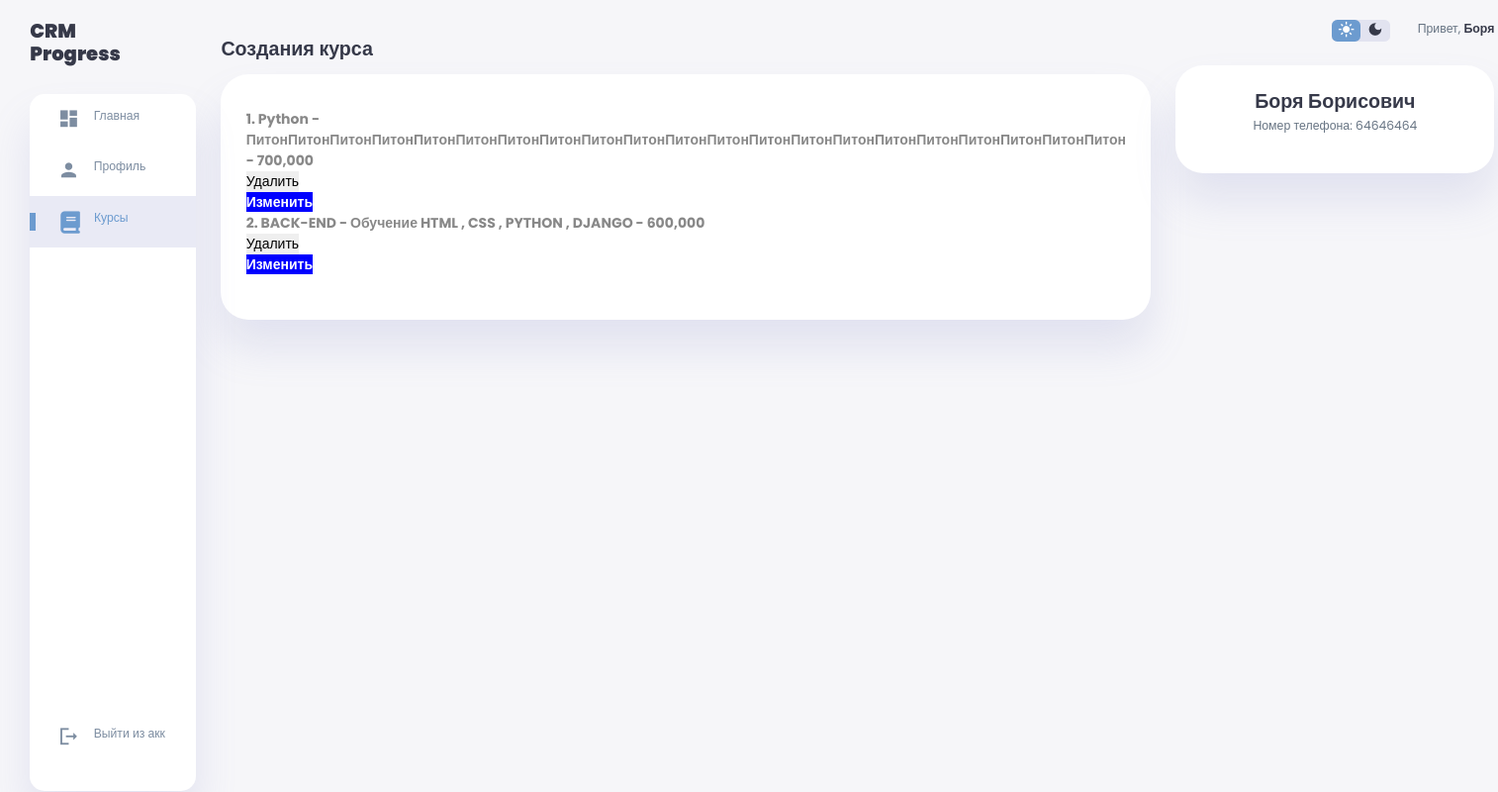
/course_list (signed in), run on an earlier commit of the app's database.
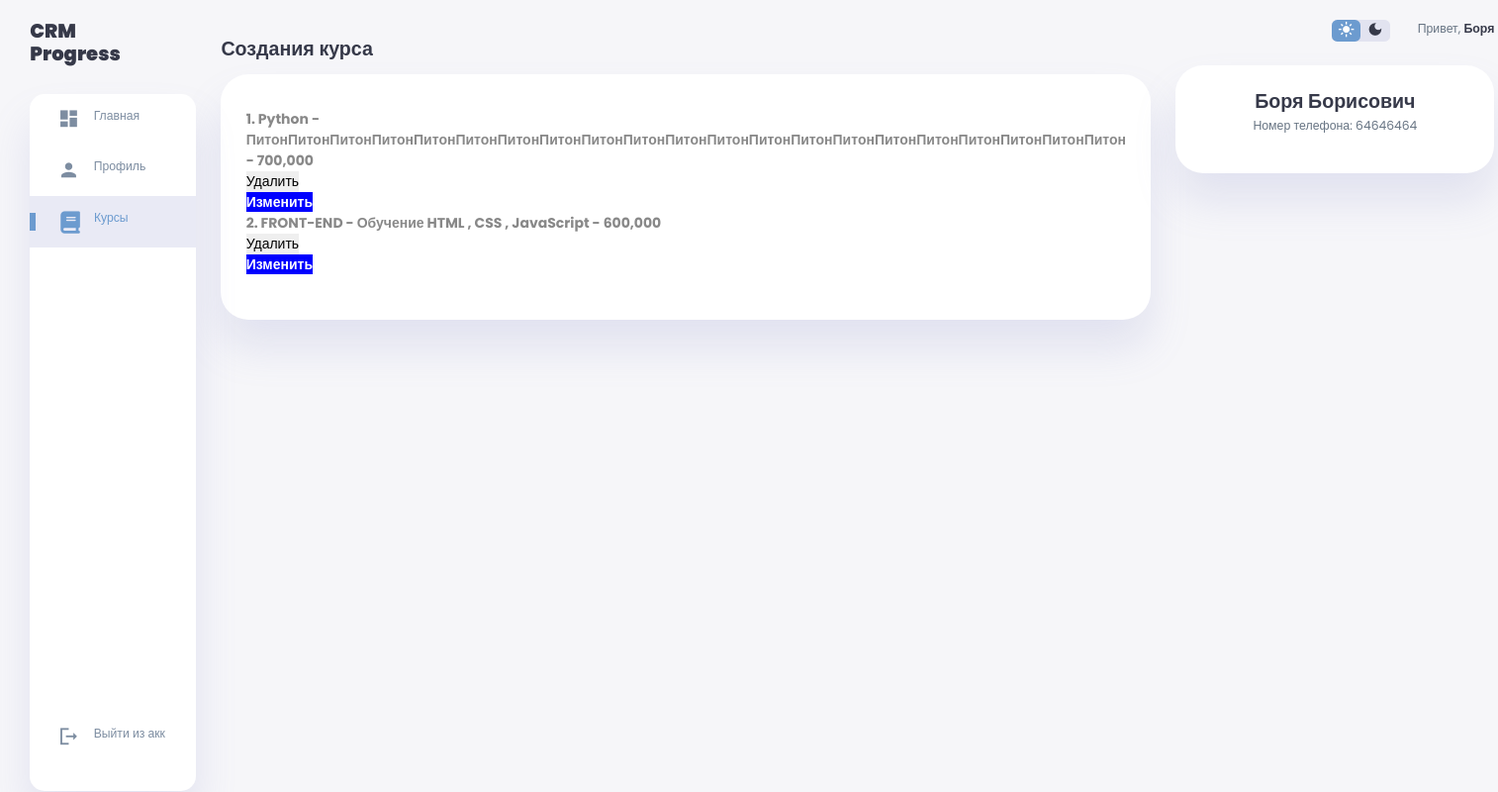
And on a later commit of the database.
### core/models.py (models this page shows, shortened)
class Course(models.Model):
    class CourseStatus(models.TextChoices):
        ACTIVE = 'active', 'Активный'
        INACTIVE = 'inactive', 'Неактивный'
    name = models.CharField(max_length=100, verbose_name='Курс обучения')
    description = models.TextField()
    price = models.CharField(max_length=100 ,verbose_name='Цена')
    status = models.CharField(choices=CourseStatus.choices, max_length=20, verbose_name='Статус')
    class Meta:
        verbose_name = 'Курс'
        verbose_name_plural = 'Курсы'

class Student(models.Model):
    class StudentStatus(models.TextChoices):
        ACTIVE = 'active' , 'Активный'
        ARCHIVED = 'archived', 'Архивный'
    user = models.OneToOneField(User, verbose_name='Пользователь', on_delete=models.CASCADE)
    status = models.CharField(choices=StudentStatus.choices,  max_length=20, verbose_name='Статус')
    phone = models.CharField(max_length=255, verbose_name='Номер телефона')
    qr_code = models.ImageField(upload_to= 'students_qr/', blank=True)
    code = models.CharField(max_length=20, blank=True)
    class Meta:
        verbose_name = 'Ученик'
        verbose_name_plural = 'Ученики'

### core/views.py (the view)
# urls.py: path('course_list', views.course_list, name='course_list'),
def course_list(request):
    courses = Course.objects.all()
    return render(request, 'course_list.html', {'courses': courses})

### core/templates/course_list.html (shortened to what this page needs)
{% extends 'index.html' %}
{% block content %}
<!DOCTYPE html>
<html lang="en">
<head>
</head>
<body>
    <div class="new-users">
        <h2>Создания курса</h2>
        <div class="user-list">
                <div class="course-title">
                <div class="course-details">
                    <ol class="numbered-list" >
                        {% for course in courses %}
            <li>
                {{ course.name }} - {{ course.description }} - {{ course.price }}
                <form method="post" action="{% url 'course_delete' course.id %}">
                    <button type="submit">Удалить</button>
                </form>
                <a href="{% url 'course_edit' course.id %}" class="edit-button">Изменить</a>
            </li>
        {% endfor %}
                        </ol>
                </div>
            </div>
</body>
</html>
{% endblock %}

### core/templates/index.html (shortened to what this page needs)
{% load static %}
<!DOCTYPE html>
<html lang="en">
<head>
    <link rel="stylesheet" href="https://cdn.jsdelivr.net/npm/bootstrap@4.3.1/dist/css/bootstrap.min.css">
    <link rel="stylesheet" href="{% static 'css/style.css'%}">
</head>
<body>
    {% if not request.user.is_authenticated %}
    <p style="text-align: center; text-align: center;">Вы не вошли в аккаунт</p>
    {% else %}
    <div class="container-custom">
        <aside>
            <div class="toggle">
                <div class="logo-custom">
                    <h2><b>CRM</b><span class="danger"> <br><b>Progress</b></span></h2>
                </div>
            </div>
            <div class="sidebar-custom">
                <a href="{% url 'home' %}" {% if request.path == '/' %} class="active" {% endif %}>
                    <span class="material-icons-sharp">
                    </span>
                    <h3>Главная</h3>
                </a>
                <a href="{% url 'profile' request.user.id %}" {% if "profile/" in request.path and request.path|slice:'9:' %} class="active" {% endif %}>
                    <span class="material-icons-sharp">
                    </span>
                    <h3>Профиль</h3>
                </a>
                    <a href="{% url 'course_list' %}" {% if request.path == '/course_list' %} class="active" {% endif %}>
                        <span class="material-icons-sharp">
                            <i class="fa-solid fa-book"></i>
                        </span>
                        <h3>Курсы</h3>
                    </a>
                <a href="{% url 'logout' %}">
                    <span class="material-icons-sharp">
                    </span>
                    <h3>Выйти из акк</h3>
                </a>
            </div>
        </aside>
            <main>
                {% block content %}{% endblock %}
            </main>
        <div class="right-section-custom">
            <div class="nav-custom">
                <div class="dark-mode">
                    <span class="material-icons-sharp active">
                    </span>
                    <span class="material-icons-sharp">
                    </span>
                </div>
                <div class="profile">
                    <div class="info">
                        <p>Привет, <b>{{user.first_name}}</b></p>
                    </div>
                </div>
            </div>
            <div class="user-profile-custom">
                <div class="logo-custom">
                    <h2>{{ user.first_name }} {{ user.last_name }}</h2>
                {% if user.employee %}
                    <p>Должность: {{ user.employee.get_position_display }}</p>
                    <p>Номер телефона: {{user.employee.phone}}</p>
                    {% else %}
                    <p>Номер телефона: {{user.student.phone}}</p>
                {% endif %}
                </div>
            </div>
    </div>
    {% endif%}
</body>
</html>

### core/static/css/style.css (style rules this page uses)
:root { --color-primary: #6C9BCF; --color-danger: #FF0060; --color-success: #1B9C85; --color-warning: #F7D060; --color-white: #fff; --color-info-dark: #7d8da1; --color-dark: #363949; --color-light: rgba(132, 139, 200, 0.18); --color-dark-variant: #677483; --color-background: #f6f6f9; --card-border-radius: 2rem; --border-radius-1: 0.4rem; --border-radius-2: 1.2rem; --card-padding: 1.8rem; --padding-1: 1.2rem; --box-shadow: 0 2rem 3rem var(--color-light); }
* { margin: 0; padding: 0; outline: 0; appearance: 0; border: 0; text-decoration: none; box-sizing: border-box; }
html { font-size: 14px; }
body { width: 100vw; height: 100vh; font-family: 'Poppins', sans-serif; font-size: 0.88rem; user-select: none; overflow-x: hidden; color: var(--color-dark); background-color: var(--color-background); }
a { color: var(--color-dark); }
h2 { font-weight: 600; font-size: 1.4rem; }
h3 { font-weight: 500; font-size: 0.87rem; }
p { color: var(--color-dark-variant); }
b { color: var(--color-dark); }
.danger { color: var(--color-danger); }
.container-custom { display: grid; width: 96%; margin: 0 auto; gap: 1.8rem; grid-template-columns: 12rem auto 23rem; }
aside { height: 100vh; }
aside .toggle { display: flex; align-items: center; justify-content: space-between; margin-top: 1.4rem; }
aside .toggle .logo-custom { display: flex; gap: 0.5rem; }
aside .sidebar-custom { display: flex; flex-direction: column; background-color: var(--color-white); box-shadow: var(--box-shadow); border-radius: 15px; height: 88vh; position: relative; top: 1.5rem; transition: all 0.3s ease; }
aside .sidebar-custom a { display: flex; align-items: center; color: var(--color-info-dark); height: 3.7rem; gap: 1rem; position: relative; margin-left: 2rem; transition: all 0.3s ease; }
aside .sidebar-custom a span { font-size: 1.6rem; transition: all 0.3s ease; }
aside .sidebar-custom a:last-child { position: absolute; bottom: 2rem; width: 100%; }
aside .sidebar-custom a.active { width: 100%; color: var(--color-primary); background-color: var(--color-light); margin-left: 0; }
aside .sidebar-custom a.active::before { content: ''; width: 6px; height: 18px; background-color: var(--color-primary); }
aside .sidebar-custom a.active span { color: var(--color-primary); margin-left: calc(1rem - 3px); }
main { margin-top: 1.4rem; }
main .new-users { margin-top: 1.3rem; }
main .new-users .user-list { background-color: var(--color-white); padding: var(--card-padding); border-radius: var(--card-border-radius); margin-top: 1rem; box-shadow: var(--box-shadow); display: flex; justify-content: space-around; flex-wrap: wrap; gap: 1.4rem; cursor: pointer; transition: all 0.3s ease; }
.right-section-custom { margin-top: 1.4rem; }
.right-section-custom .nav-custom { display: flex; justify-content: end; gap: 2rem; }
.right-section-custom .dark-mode { background-color: var(--color-light); display: flex; justify-content: space-between; align-items: center; height: 1.6rem; width: 4.2rem; cursor: pointer; border-radius: var(--border-radius-1); }
.right-section-custom .dark-mode span { font-size: 1.2rem; width: 50%; height: 100%; display: flex; align-items: center; justify-content: center; }
.right-section-custom .dark-mode span.active { background-color: var(--color-primary); color: white; border-radius: var(--border-radius-1); }
.right-section-custom .nav-custom .profile { display: flex; gap: 2rem; text-align: right; }
.right-section-custom .user-profile-custom { display: flex; justify-content: center; text-align: center; margin-top: 1rem; background-color: var(--color-white); padding: var(--card-padding); border-radius: var(--card-border-radius); box-shadow: var(--box-shadow); cursor: pointer; transition: all 0.3s ease; }
.right-section-custom .user-profile-custom h2 { margin-bottom: 0.2rem; }
.course-title { font-size: 18px; font-weight: bold; margin-bottom: 5px; }
.course-details { margin-top: 10px; font-size: 14px; color: #888; }
.numbered-list { list-style-type: none; }
.numbered-list li::before { content: "№ "; }
.numbered-list li { counter-increment: my-counter; }
.numbered-list li::before { content: counter(my-counter) ". "; }
:root { --custom-color-primary: #6C9BCF; }
:root { --bs-primary: var(--custom-color-primary); }

### core/templates/course_list.html (style rules this page uses)
.edit-button { background-color: blue; color: white; }

What changed in the data, as far as the page shows it:
removed Course: name "BACK-END", description "Обучение HTML , CSS , PYTHON , DJANGO", price "600,000"
added Course: name "FRONT-END", description "Обучение HTML , CSS , JavaScript", price "600,000"
